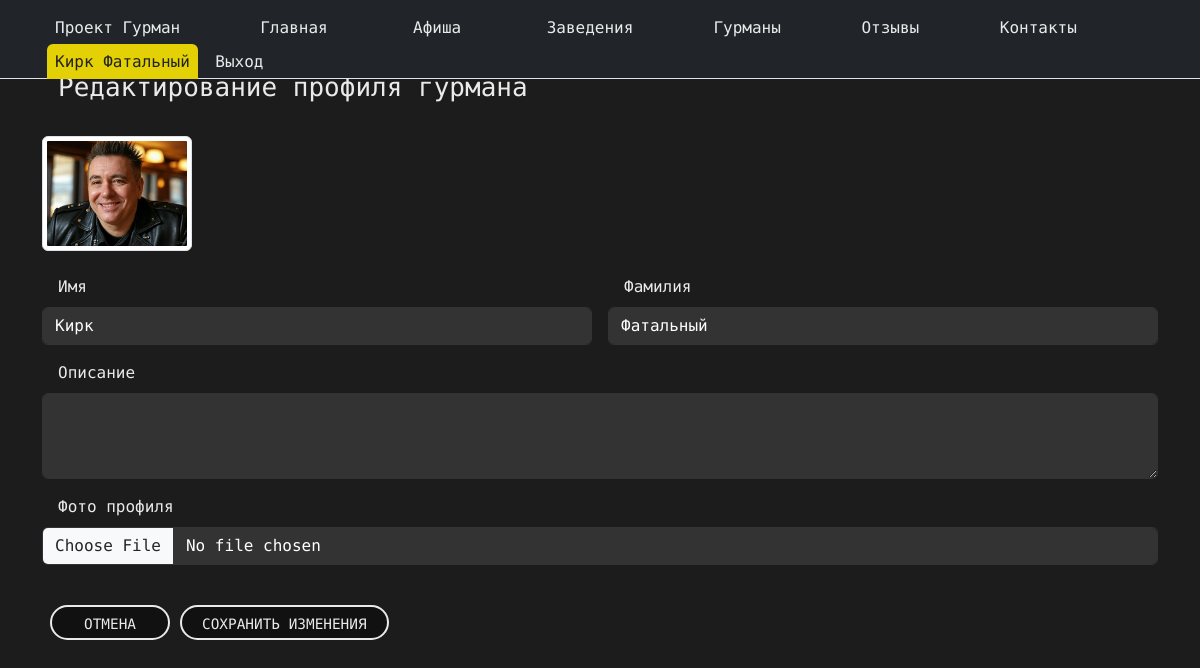
Page /profile/edit/ (signed in) on the committed database.
### landing/models.py (models this page shows, shortened)
class User(AbstractBaseUser, PermissionsMixin):
    ROLE_CHOICES = (
        ("gourmand", "Гурман"),
        ("owner", "Владелец заведения"),
    )
    email = models.EmailField(unique=True)
    first_name = models.CharField(max_length=30, blank=True)
    last_name = models.CharField(max_length=30, blank=True)
    role = models.CharField(max_length=10, choices=ROLE_CHOICES, default="gourmand", db_index=True)  # Индекс на role
    is_active = models.BooleanField(default=True)
    is_staff = models.BooleanField(default=False)
    slug = models.SlugField(max_length=100, blank=True, unique=True, verbose_name="Слаг")
    date_joined = models.DateTimeField(auto_now_add=True, db_index=True)  # Индекс на date_joined
    objects = UserManager()
    USERNAME_FIELD = "email"
    REQUIRED_FIELDS = ["first_name", "last_name"]
    def is_gourmand(self):
        return self.role == "gourmand"

class GourmandProfile(models.Model):
    user = models.OneToOneField(User, on_delete=models.CASCADE, related_name='gourmand_profile')
    rating = models.DecimalField(max_digits=3, decimal_places=1, default=0.0)
    image = models.ImageField(upload_to='gourmand_images/', blank=True, null=True)
    description = models.TextField(blank=True, null=True)

### landing/views.py (the view, shortened to what this page needs)
# urls.py: path("profile/edit/", views.edit_profile, name="edit_profile"),
@login_required
def edit_profile(request):
    user = request.user
    if user.is_gourmand():
        profile = GourmandProfile.objects.filter(user=user).first()
        return render(request, "gourmands/edit_profile_gourmand.html", {"profile": profile})
    elif user.is_owner():
        profile = OwnerProfile.objects.filter(user=user).first()
        all_places = Place.objects.all()
        return render(request, "places/edit_profile_owner.html", {"profile": profile, "all_places": all_places})
    return redirect("index")

### templates/gourmands/edit_profile_gourmand.html (shortened to what this page needs)
{% extends "landing/base.html" %}
{% load static %}
{% block content %}
<div class="container my-5">
  <h2 class="mb-4 pt-4 custom-text-color">Редактирование профиля гурмана</h2>
  <div class="row mb-4">
    <div class="col-md-12">
      {% if profile.image %}
        <img src="{{ profile.image.url }}" alt="Фото гурмана" class="img-thumbnail" width="150">
      {% else %}
        <img src="{% static 'img/default.png' %}" alt="Фото гурмана" class="img-thumbnail" width="150">
      {% endif %}
    </div>
  </div>
  <form method="POST" enctype="multipart/form-data">
    <div class="row gx-3">
      <div class="col-md-6 mb-3">
        <label for="first_name" class="form-label custom-text-color">Имя</label>
        <input type="text" class="form-control" id="first_name" name="first_name" value="{{ user.first_name }}" required>
      </div>
      <div class="col-md-6 mb-3">
        <label for="last_name" class="form-label custom-text-color">Фамилия</label>
        <input type="text" class="form-control" id="last_name" name="last_name" value="{{ user.last_name }}" required>
      </div>
      <div class="col-md-12 mb-3">
        <label for="description" class="form-label custom-text-color">Описание</label>
        <textarea class="form-control" id="description" name="description" rows="3">{{ user.description }}</textarea>
      </div>
      <div class="col-md-12 mb-3">
        <label for="image" class="form-label custom-text-color">Фото профиля</label>
        <input type="file" class="form-control" id="image" name="image">
      </div>
      <div class="col-md-12 mt-4 button_user">
        <button type="submit" class="custom-button bg_dark">Сохранить изменения</button>
        <a href="{% url 'profile' %}" class="custom-button bg_dark ms-2">Отмена</a>
      </div>
    </div>
  </form>
</div>
{% endblock %}

### templates/includes/header.html (shortened to what this page needs)
{% load static %}
{% url 'events' as events_url %}
{% url 'places' as places_url %}
{% url 'index' as index_url %}
{% url 'reviews' as reviews_url %}
{% url 'gourmands' as gourmands_url %}
{% url 'contacts' as contacts_url %}
<nav class="navbar navbar-expand-xl bg_dark fixed-top pb-0" aria-label="Основная навигация" >
    <div class="container-fluid px-3">
            <ul class="navbar-nav">
              <li class="nav-item button_user">
                <a class="navbar-brand custom-text-color pb-0 fs-5" href="{% url 'index' %}">Проект Гурман</a>
              </li>
            </ul>
              <div class="collapse navbar-collapse right_header_info fixed-top bg-dark" id="navbarNav">
                <ul class="navbar-nav ms-auto nav nav-tabs nav nav-link contact-info">
                  <li class="nav-item button_user">
                    <a class="button nav-link" href="{% url 'index' %}">Проект Гурман</a>
                  </li>
                  <li class="nav-item button_user">
                    <a class="button nav-link  {% if request.path == index_url %}active{% endif %}" href="{% url 'index' %}">Главная</a>
                  </li>
                  <li class="nav-item button_user">
                    <a class="button nav-link {% if request.path == events_url %}active{% endif %}" href="{% url 'events' %}">Афиша</a>
                  </li>
                  <li class="nav-item button_user">
                    <a class="button nav-link {% if request.path == places_url %}active{% endif %}" href="{% url 'places' %}">Заведения</a>
                  </li>
                  <li class="nav-item button_user">
                    <a class="button nav-link {% if request.path == gourmands_url %}active{% endif %}" href="{% url 'gourmands' %}">Гурманы</a>
                  </li>
                  <li class="nav-item button_user">
                    <a class="button nav-link {% if request.path == reviews_url %}active{% endif %}" href="{% url 'reviews' %}">Отзывы</a>
                  </li>
                  <li class="nav-item button_user">
                    <a class="button nav-link {% if request.path == contacts_url %}active{% endif %}" href="{% url 'contacts' %}">Контакты</a>
                  </li>
                  {% if request.user.is_authenticated %}
                    <li class="nav-item button_user">
                      <a class="button nav-link active" href="{% url 'profile' %}">{{ request.user.first_name }} {{ request.user.last_name }}</a>
                      <a class="button nav-link" href="{% url 'signout' %}">Выход</a>
                    </li>
                  {% else %}
                    <li class="button_user">
                      <a class="button nav-link" href="{% url 'signin' %}" >Вход</a>
                      <a class="button nav-link" href="{% url 'signup' %}" >Регистрация</a>
                    </li>
                  {% endif %}
                </ul>
              </div>
              </div>
</nav>

### landing/static/css/style.css (style rules this page uses)
body { background-color: #1c1c1c; color: white; font-family: 'LXGW WenKai Mono TC', 'Arial', sans-serif; min-height: 100vh; display: flex; flex-direction: column; }
a { color: #1f1f1f; text-decoration: none !important; outline: none !important; transition: all 0.3s ease-in-out; }
h1, h2, h3, h4, h5, h6 { letter-spacing: 0; font-weight: normal; position: relative; padding: 0 0 10px 0; line-height: normal; color: #111111; margin: 0; }
h2 { font-size: 26px; }
.contact-info { display: flex; align-items: center; justify-content: center; }
.contact-info li { display: flex; align-items: center; margin-right: 15px; }
button { border: 0; margin: 0; padding: 0; cursor: pointer; }
.button_user a:hover, .button_user a:focus, .button_user a.active { background: #e3d105; color: #fff; border-color: #e3d105; color: #222; }
.button_user a { float: left; min-width: 75px; height: 35px; text-align: center; line-height: 35px; position: relative; padding: 0 15px; margin: 0 2px; }
.right_header_info { padding-top: 10px; width: 100%; }
.right_header_info ul { list-style: none; padding: 0; margin: 0; }
.right_header_info ul li { display: inline; font-size: 16px; margin-left: 45px; color: #eaeaea; font-weight: 400; }
.right_header_info ul li a { color: #eaeaea; font-weight: 300; }
.button_user .custom-button { display: inline-block; min-width: 120px; height: 35px; line-height: 35px; text-align: center; padding: 0 20px; margin: 0 5px; color: #eaeaea; border: 2px solid #eaeaea; border-radius: 25px; transition: all 0.3s ease; text-transform: uppercase; font-size: 0.9rem; }
.custom-text-color { color: #eaeaea; padding-right: 1rem; padding-left: 1rem; }
.nav-link.active { background: #e3d105 !important; color: #222 !important; border-color: #e3d105 !important; }
.nav-link { border-top: none!important; border-left: none!important; border-right: none!important; }
.button_user a.active { background: #e3d105; color: #000000; border: none !important; }
.bg_dark { color: #eaeaea; background: #111111; }
.navbar { display: flex; justify-content: start; }
.navbar-nav { display: flex; justify-content: start; }
.form-control, .form-select, .form-check-input { background-color: #333; color: #fff; border: 1px solid #333; }
.form-control::placeholder { color: #ffffff; opacity: 0.7; }

### rows in the picture
User: user.first_name "Кирк", user.last_name "Фатальный", first_name "Кирк", last_name "Фатальный"
GourmandProfile: image (picture)
